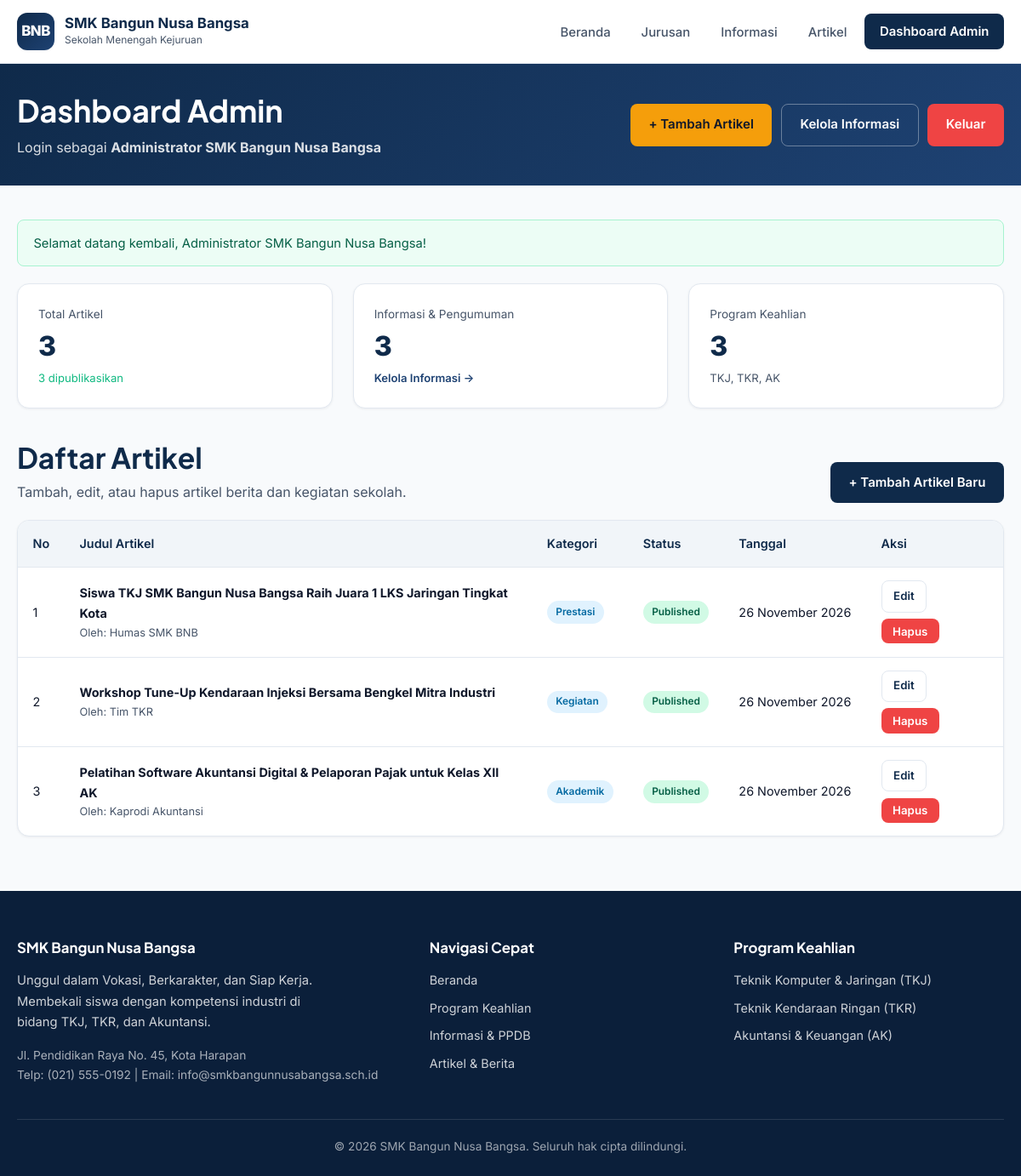
/admin/index.php (signed in), run on the app's committed database.
### tables this page shows
CREATE TABLE IF NOT EXISTS `artikel` (
    `id` INT AUTO_INCREMENT PRIMARY KEY,
    `judul` VARCHAR(200) NOT NULL,
    `slug` VARCHAR(220) NOT NULL UNIQUE,
    `kategori` VARCHAR(50) NOT NULL DEFAULT 'Berita',
    `ringkasan` TEXT NOT NULL,
    `konten` LONGTEXT NOT NULL,
    `gambar` VARCHAR(255) DEFAULT NULL,
    `penulis` VARCHAR(100) NOT NULL DEFAULT 'Admin SMK BNB',
    `status` ENUM('published', 'draft') NOT NULL DEFAULT 'published',
    `created_at` TIMESTAMP DEFAULT CURRENT_TIMESTAMP,
    `updated_at` TIMESTAMP DEFAULT CURRENT_TIMESTAMP ON UPDATE CURRENT_TIMESTAMP
);

### includes/helpers.php (called while the page is built, shortened)
<?php
function e(?string $str): string
{
    return htmlspecialchars((string)$str, ENT_QUOTES, 'UTF-8');
}
function formatTanggal(?string $dateStr): string
{
    $bulan = [
        1 => 'Januari', 'Februari', 'Maret', 'April', 'Mei', 'Juni',
        'Juli', 'Agustus', 'September', 'Oktober', 'November', 'Desember'
    ];
    $ts = strtotime($dateStr);
    $tgl = date('d', $ts);
    $bln = $bulan[(int)date('n', $ts)] ?? date('M', $ts);
    $thn = date('Y', $ts);
    return "$tgl $bln $thn";
}
function getFlash(): ?array
{
    if (!empty($_SESSION['flash'])) {
        $flash = $_SESSION['flash'];
        return $flash;
    }
    return null;
}

### admin/index.php (the view, shortened to what this page needs)
<?php
require_once __DIR__ . '/../config/database.php';
require_once __DIR__ . '/../includes/helpers.php';
$flash = getFlash();
$totalArtikel = (int)$pdo->query("SELECT COUNT(*) FROM artikel")->fetchColumn();
$totalPublished = (int)$pdo->query("SELECT COUNT(*) FROM artikel WHERE status = 'published'")->fetchColumn();
$totalInfo = (int)$pdo->query("SELECT COUNT(*) FROM informasi")->fetchColumn();
$totalJurusan = (int)$pdo->query("SELECT COUNT(*) FROM jurusan")->fetchColumn();
$artikelList = $pdo->query("SELECT * FROM artikel ORDER BY created_at DESC")->fetchAll();
include __DIR__ . '/../includes/header.php';
?>
<section class="page-header" style="padding:2rem 0;">
    <div class="container" style="display:flex; justify-content:space-between; align-items:center; flex-wrap:wrap; gap:1rem;">
        <div>
            <h1>Dashboard Admin</h1>
            <p>Login sebagai <strong><?= e($_SESSION['admin_nama'] ?? 'Admin') ?></strong></p>
        </div>
        <div style="display:flex; gap:0.65rem; flex-wrap:wrap;">
            <a href="artikel-form.php" class="btn btn-accent">+ Tambah Artikel</a>
            <a href="informasi.php" class="btn btn-outline-light">Kelola Informasi</a>
            <a href="logout.php" class="btn btn-danger">Keluar</a>
        </div>
    </div>
</section>
<section class="section" style="padding:2.5rem 0 4rem;">
    <div class="container">
        <?php if ($flash): ?>
            <div class="alert alert-<?= $flash['type'] === 'success' ? 'success' : 'danger' ?>">
                <?= e($flash['message']) ?>
            </div>
        <?php endif; ?>
        <div class="grid-3" style="margin-bottom:2.25rem;">
            <div class="card">
                <div class="card-body">
                    <span style="font-size:0.85rem; color:var(--text-muted);">Total Artikel</span>
                    <div style="font-size:2rem; font-weight:800; color:var(--primary);"><?= $totalArtikel ?></div>
                    <span style="font-size:0.82rem; color:var(--success);"><?= $totalPublished ?> dipublikasikan</span>
                </div>
            </div>
            <div class="card">
                <div class="card-body">
                    <span style="font-size:0.85rem; color:var(--text-muted);">Informasi &amp; Pengumuman</span>
                    <div style="font-size:2rem; font-weight:800; color:var(--primary);"><?= $totalInfo ?></div>
                    <a href="informasi.php" style="font-size:0.82rem; color:var(--primary-light); font-weight:600;">Kelola Informasi &rarr;</a>
                </div>
            </div>
            <div class="card">
                <div class="card-body">
                    <span style="font-size:0.85rem; color:var(--text-muted);">Program Keahlian</span>
                    <div style="font-size:2rem; font-weight:800; color:var(--primary);"><?= $totalJurusan ?></div>
                    <span style="font-size:0.82rem; color:var(--text-muted);">TKJ, TKR, AK</span>
                </div>
            </div>
        </div>
        <div class="section-header" style="margin-bottom:1.25rem;">
            <div>
                <h2>Daftar Artikel</h2>
                <p>Tambah, edit, atau hapus artikel berita dan kegiatan sekolah.</p>
            </div>
            <a href="artikel-form.php" class="btn btn-primary">+ Tambah Artikel Baru</a>
        </div>
        <div class="table-wrap">
            <table>
                <thead>
                    <tr>
                        <th>No</th>
                        <th>Judul Artikel</th>
                        <th>Kategori</th>
                        <th>Status</th>
                        <th>Tanggal</th>
                        <th>Aksi</th>
                    </tr>
                </thead>
                <tbody>
                    <?php if (empty($artikelList)): ?>
                        <tr>
                            <td colspan="6" style="text-align:center; color:var(--text-muted); padding:2rem;">Belum ada artikel. Klik "+ Tambah Artikel Baru" untuk memulai.</td>
                        </tr>
                    <?php else: ?>
                        <?php foreach ($artikelList as $idx => $art): ?>
                            <tr>
                                <td><?= $idx + 1 ?></td>
                                <td>
                                    <strong><?= e($art['judul']) ?></strong>
                                    <div style="font-size:0.8rem; color:var(--text-muted);">Oleh: <?= e($art['penulis']) ?></div>
                                </td>
                                <td><span class="badge"><?= e($art['kategori']) ?></span></td>
                                <td>
                                    <?php if ($art['status'] === 'published'): ?>
                                        <span class="badge badge-success">Published</span>
                                    <?php else: ?>
                                        <span class="badge badge-warning">Draft</span>
                                    <?php endif; ?>
                                </td>
                                <td style="white-space:nowrap;"><?= formatTanggal($art['created_at']) ?></td>
                                <td>
                                    <div style="display:flex; gap:0.45rem; flex-wrap:wrap;">
                                        <a href="artikel-form.php?id=<?= (int)$art['id'] ?>" class="btn btn-outline btn-sm">Edit</a>
                                        <form method="POST" action="artikel-hapus.php" onsubmit="return confirm('Yakin ingin menghapus artikel ini?');" style="display:inline;">
                                            <button type="submit" class="btn btn-danger btn-sm">Hapus</button>
                                        </form>
                                    </div>
                                </td>
                            </tr>
                        <?php endforeach; ?>
                    <?php endif; ?>
                </tbody>
            </table>
        </div>
    </div>
</section>
<?php include __DIR__ . '/../includes/footer.php'; ?>

### assets/css/style.css (style rules this page uses)
:root { --primary: #0f2a4a; --primary-light: #1e4273; --accent: #f59e0b; --accent-hover: #d97706; --bg: #f8fafc; --surface: #ffffff; --surface-muted: #f1f5f9; --text: #0f172a; --text-muted: #475569; --border: #e2e8f0; --success: #10b981; --danger: #ef4444; --warning: #f59e0b; --radius: 14px; --radius-sm: 8px; --shadow-sm: 0 1px 3px rgba(15, 23, 42, 0.06); --shadow-md: 0 10px 25px -5px rgba(15, 23, 42, 0.08), 0 4px 10px -6px rgba(15, 23, 42, 0.04); --shadow-lg: 0 20px 40px -12px rgba(15, 42, 74, 0.16); --transition: all 0.25s cubic-bezier(0.4, 0, 0.2, 1); }
*, *::before, *::after { box-sizing: border-box; margin: 0; padding: 0; }
html { scroll-behavior: smooth; }
body { font-family: 'Inter', -apple-system, BlinkMacSystemFont, 'Segoe UI', Roboto, sans-serif; background-color: var(--bg); color: var(--text); line-height: 1.65; min-height: 100vh; display: flex; flex-direction: column; }
h1, h2, h3, h4, .font-heading { font-family: 'Plus Jakarta Sans', 'Inter', sans-serif; line-height: 1.25; font-weight: 700; color: var(--text); }
a { color: inherit; text-decoration: none; }
.container { width: 100%; max-width: 1200px; margin: 0 auto; padding: 0 1.25rem; }
.btn { display: inline-flex; align-items: center; justify-content: center; gap: 0.5rem; padding: 0.72rem 1.35rem; border-radius: var(--radius-sm); font-weight: 600; font-size: 0.94rem; border: none; cursor: pointer; transition: var(--transition); font-family: inherit; }
.btn-accent { background: var(--accent); color: #0f172a; }
.btn-primary { background: var(--primary); color: #fff; }
.btn-outline-light { background: transparent; color: #fff; border: 1.5px solid rgba(255, 255, 255, 0.35); }
.btn-outline { background: transparent; color: var(--primary); border: 1.5px solid var(--border); }
.btn-danger { background: var(--danger); color: #fff; }
.btn-sm { padding: 0.42rem 0.85rem; font-size: 0.83rem; }
.section { padding: 4.25rem 0; }
.section-header { display: flex; justify-content: space-between; align-items: flex-end; gap: 1.5rem; margin-bottom: 2.25rem; flex-wrap: wrap; }
.section-header h2 { font-size: clamp(1.5rem, 3vw, 2.1rem); color: var(--primary); }
.section-header p { color: var(--text-muted); max-width: 560px; margin-top: 0.4rem; }
.page-header { background: linear-gradient(135deg, var(--primary) 0%, var(--primary-light) 100%); color: #fff; padding: 3rem 0; }
.page-header h1 { color: #fff; font-size: clamp(1.75rem, 3vw, 2.4rem); margin-bottom: 0.5rem; }
.page-header p { color: rgba(255, 255, 255, 0.85); max-width: 640px; }
.grid-3 { display: grid; grid-template-columns: repeat(3, 1fr); gap: 1.5rem; }
.card { background: var(--surface); border: 1px solid var(--border); border-radius: var(--radius); overflow: hidden; box-shadow: var(--shadow-sm); transition: var(--transition); display: flex; flex-direction: column; }
.card-body { padding: 1.5rem; flex: 1; display: flex; flex-direction: column; }
.badge { display: inline-block; padding: 0.22rem 0.65rem; border-radius: 999px; font-size: 0.74rem; font-weight: 600; background: #e0f2fe; color: #0369a1; }
.badge-success { background: #d1fae5; color: #065f46; }
.alert { padding: 0.9rem 1.15rem; border-radius: var(--radius-sm); margin-bottom: 1.25rem; font-size: 0.92rem; border: 1px solid transparent; }
.alert-success { background: #ecfdf5; color: #065f46; border-color: #a7f3d0; }
.table-wrap { background: var(--surface); border: 1px solid var(--border); border-radius: var(--radius); overflow-x: auto; box-shadow: var(--shadow-sm); }
table { width: 100%; border-collapse: collapse; text-align: left; }
th, td { padding: 0.95rem 1.1rem; border-bottom: 1px solid var(--border); font-size: 0.9rem; vertical-align: middle; }
th { background: var(--surface-muted); font-weight: 600; color: var(--primary); white-space: nowrap; }
tr:last-child td { border-bottom: none; }

### data on the page
artikel: judul "Siswa TKJ SMK Bangun Nusa Bangsa Raih Juara 1 LKS Jaringan Tingkat Kota", penulis "Humas SMK BNB", kategori "Prestasi", status "Published", created_at "26 November 2026"
artikel: judul "Workshop Tune-Up Kendaraan Injeksi Bersama Bengkel Mitra Industri", penulis "Tim TKR", kategori "Kegiatan", status "Published", created_at "26 November 2026"
artikel: judul "Pelatihan Software Akuntansi Digital & Pelaporan Pajak untuk Kelas XII AK", penulis "Kaprodi Akuntansi", kategori "Akademik", status "Published", created_at "26 November 2026"

### other printed values
SCHOOL_NAME "SMK Bangun Nusa Bangsa"
$_SESSION['admin_nama'] "Administrator SMK Bangun Nusa Bangsa"
$flash['message'] "Selamat datang kembali, Administrator SMK Bangun Nusa Bangsa!"
$totalArtikel "3"
$totalPublished "3"
$totalInfo "3"
$totalJurusan "3"
SCHOOL_TAGLINE "Unggul dalam Vokasi, Berkarakter, dan Siap Kerja"
